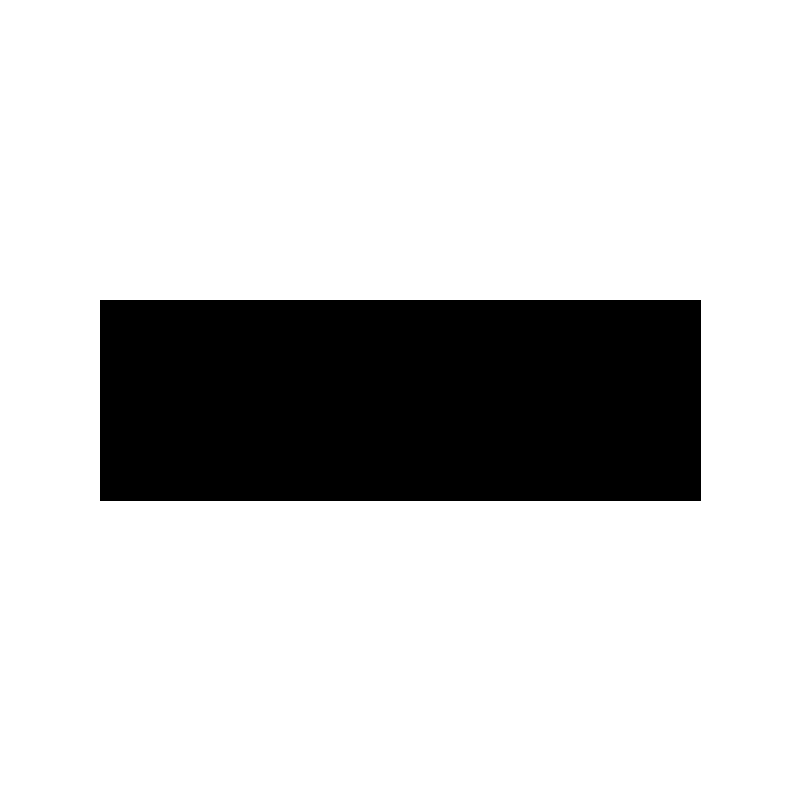
Frame 1 (no input)
Frame 60 (the mouse pressed at the canvas centre just before this capture): identical to frame 1, image omitted
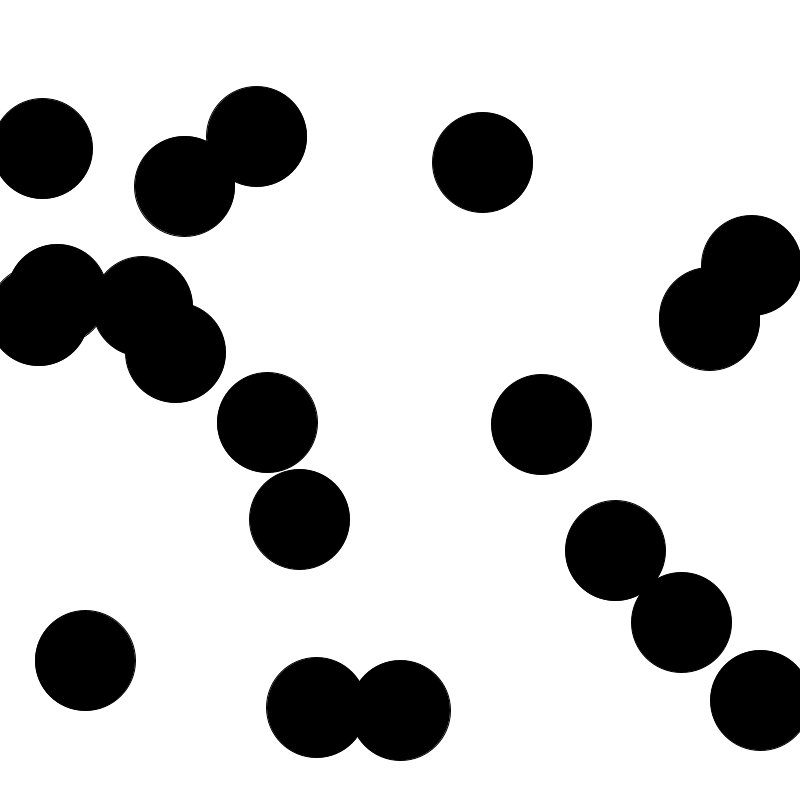
Frame 120 (the mouse held since frame 60 and released just before this capture)

The Processing sketch that drew these frames (run headless with seeded random() and noise(); from frame 60 on, the mouse is pressed at the canvas centre):

// Processing sketch: bouncingBallOOPDemo
// ── bouncingBallOOPDemo.pde
// State Variables Demo
// Sept 28, 2017

//globals
float buttonX, buttonY, buttonWidth, buttonHeight;
float buttonTop, buttonBottom, buttonLeftSide, buttonRightSide;

int state;
int bounceCounter;

Ball[] theBalls = new Ball[20];

void setup() {
  size(800, 800);

  state = 0;
  bounceCounter = 0;

  //declare where the button should be
  buttonX = 100;
  buttonY = 300;
  buttonWidth = 600;
  buttonHeight = 200;

  //calculate sides of button
  buttonTop = buttonY;
  buttonBottom = buttonY + buttonHeight;
  buttonLeftSide = buttonX;
  buttonRightSide = buttonX + buttonWidth;

  for (int i=0; i<theBalls.length; i++) {
    theBalls[i] = new Ball();
  }
}

void draw() {
  background(255);
  if (state == 0) {  //start screen
    displayButton();
  } else if (state == 1) {  //bouncing ball part
    for (int i=0; i<theBalls.length; i++) {
      theBalls[i].bounceBall();
    }
    checkIfGameDone();
  } else if (state == 2) {  //ending screen
    endingScreen();
  }
}

void endingScreen() {
  background(0);
  fill(255);
  textSize(72);
  textAlign(CENTER, CENTER);
  text("Game Over", width/2, height/2);

  textSize(30);
  text("Press any key to reset the game", width/2, height/2 + 75);
}

void checkIfGameDone() {
  if (bounceCounter >= 10) {
    state = 2;
  }
}



void displayBounces() {
  textAlign(LEFT);
  textSize(32);
  text(bounceCounter, 25, 50);
}



boolean mouseIsOnButton() {
  return ((mouseX > buttonLeftSide) &&
    (mouseX < buttonRightSide) &&
    (mouseY > buttonTop) &&
    (mouseY < buttonBottom));
}

void displayButton() {
  if (mouseIsOnButton() ) {
    fill(255, 0, 0);
  } else {
    fill(0);
  }
  rect(buttonX, buttonY, buttonWidth, buttonHeight);
}

void mousePressed() {
  if (mouseIsOnButton()) {
    background(255);
    state = 1;
  }
}

void keyPressed() {
  if (state == 2) { //if on ending screen
    state = 0;
    bounceCounter = 0;
  }
}
// ── Ball.pde
class Ball {
  //data
  float x, y, size, dx, dy;

  //constructor
  Ball() {
    x = width/2;
    y = height/2;
    size = 100;
    dx = random(-20, 20);
    dy = random(-20, 20);
  }

  //behaviour
  void bounceBall() {
    //move ball
    x += dx;
    y += dy;

    bounceIfRequired();

    //display ball
    ellipse(x, y, size, size);
  }
  
  void bounceIfRequired() {
  //is it hitting the right or left side?
  if ( (x > width - size/2) || (x < 0 + size/2) ) {
    dx *= -1;
  }

  //is it hitting the top or bottom?
  if ( (y > height - size/2) || (y < 0 + size/2) ) {
    dy *= -1;
  }
}
}
